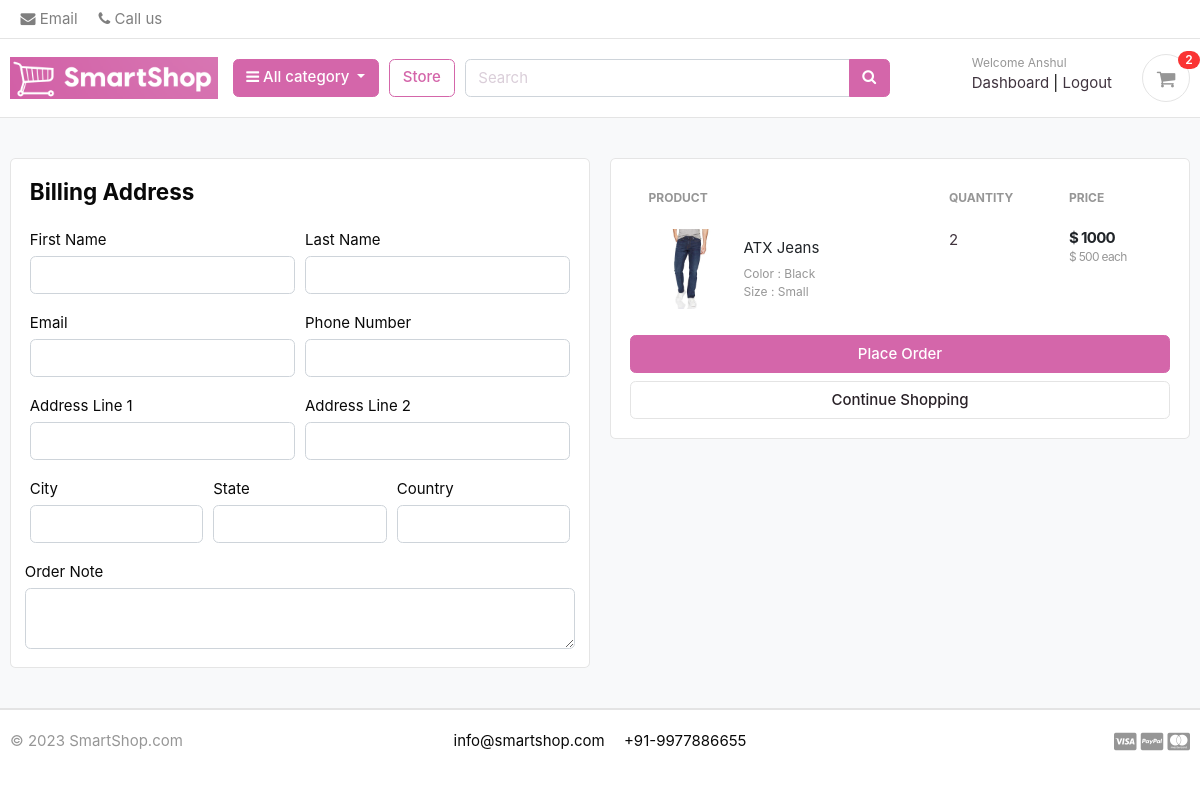
/cart/checkout/ (signed in), run on an earlier commit of the app's database.
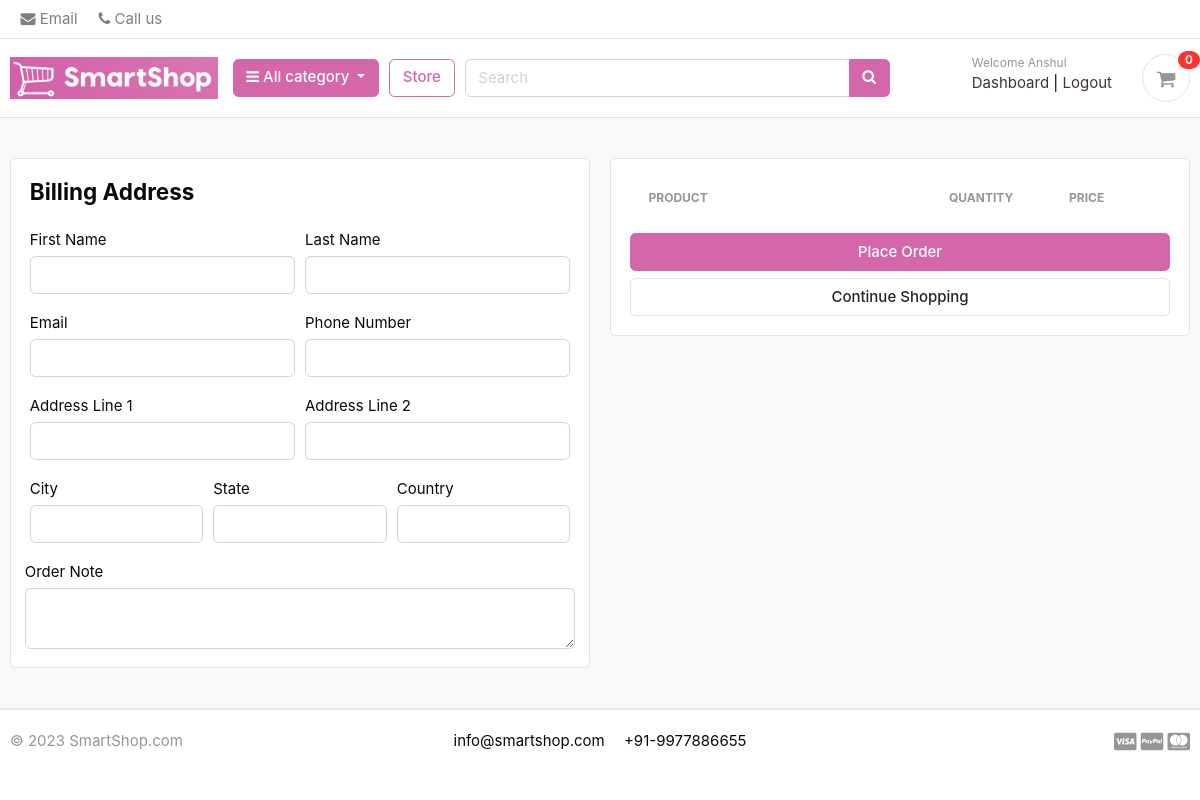
And on a later commit of the database.
### carts/models.py (models this page shows, shortened)
class CartItem(models.Model):
    user = models.ForeignKey(Account, on_delete=models.CASCADE, null=True)
    product = models.ForeignKey(Product, on_delete=models.CASCADE)
    variations = models.ManyToManyField(Variation, blank=True)
    cart = models.ForeignKey(Cart, on_delete=models.CASCADE, null=True)
    quantity = models.IntegerField()
    is_active = models.BooleanField(default=True)
    def sub_total(self):
        return self.product.price*self.quantity

### store/models.py (models this page shows, shortened)
class Product(models.Model):
    product_name = models.CharField(max_length=100, unique=True)
    slug = models.SlugField(max_length=100, unique=True)
    description = models.TextField(max_length=500, blank=True)
    price = models.IntegerField()
    image = models.ImageField(upload_to='photos/products')
    stock = models.IntegerField()
    is_available = models.BooleanField(default=True)
    category = models.ForeignKey(Category, on_delete=models.CASCADE)
    created_date = models.DateTimeField(auto_now_add=True)
    modified_date = models.DateTimeField(auto_now=True)
    def get_url(self):
        return reverse('product_detail', args=[self.category.slug, self.slug])

class Variation(models.Model):
    product = models.ForeignKey(Product, on_delete=models.CASCADE)
    variation_category = models.CharField(max_length=100, choices=variation_category_choice)
    variation_value = models.CharField(max_length=100)
    is_active = models.BooleanField(default=True)
    created_date = models.DateTimeField(auto_now=True)
    objects = VariationManager()

### carts/views.py (the view)
# urls.py: path('checkout/', views.checkout, name='checkout'),
@login_required(login_url='login')
def checkout(request, total=0, quantity=0, cart_items=None):
    try:
        tax=0
        grand_total=0
        if request.user.is_authenticated:
            cart_items = CartItem.objects.all().filter(user=request.user, is_active=True)
        else:
            cart = Cart.objects.get(cart_id = _cart_id(request))
            cart_items = CartItem.objects.filter(cart=cart, is_active=True)
        for cart_item in cart_items:
            total += (cart_item.product.price*cart_item.quantity)
            quantity += cart_item.quantity
        tax = 0.02*total
        grand_total = total+tax
    except ObjectDoesNotExist:
        pass
    context = {
        'total': total,
        'quantity': quantity,
        'cart_items': cart_items,
        'tax'       : tax,
        'grand_total': grand_total,
    }
    return render(request, 'store/checkout.html', context)

### carts/context_processors.py (called while the page is built)
def counter(request):
    cart_count = 0
    if 'admin' in request.path:
        return {}
    else:
        try:
            cart = Cart.objects.filter(cart_id=_cart_id(request))
            if request.user.is_authenticated:
                cart_items = CartItem.objects.all().filter(user=request.user)
            else:
                cart_items = CartItem.objects.all().filter(cart=cart[:1])
            for cart_item in cart_items:
                cart_count += cart_item.quantity
        except Cart.DoesNotExist:
            cart_count = 0
    return dict(cart_count=cart_count)

### carts/views.py (called while the page is built)
def _cart_id(request):
    cart = request.session.session_key
    if not cart:
        cart = request.session.create()
    return cart

### category/context_processors.py (called while the page is built)
def menu_links(request):
    links = Category.objects.all()
    return dict(links=links)

### category/models.py (called while the page is built)
    def get_url(self):
        return reverse('products_by_category', args=[self.slug])

### templates/store/checkout.html (shortened to what this page needs)
{% extends 'base.html' %}
{% load static %}
{% block content %}
<section class="section-content padding-y bg">
<div class="container">
<div class="row">
	<aside class="col-lg-6">
<div class="card">
  <div class="card-body">
    <h4 class="card-title mb-4">Billing Address</h4>
    <form action="{% url 'place_order' %}" method="POST" onsubmit="return validatePhoneNumber();">
      <div class="form-row">
        <div class="col form-group">
          <label for="">First Name</label>
          <input type="text" name="first_name" class="form-control" required>
        </div>
        <div class="col form-group">
          <label for="">Last Name</label>
          <input type="text" name="last_name" class="form-control" required>
        </div>
      </div>
      <div class="form-row">
        <div class="col form-group">
          <label for="">Email</label>
          <input type="email" name="email" class="form-control" required>
        </div>
        <div class="col form-group">
          <label for="">Phone Number</label>
          <input type="text" name="phone" class="form-control" id="id_phone_number" maxlength="12" required>
        </div>
      </div>
      <div class="form-row">
        <div class="col form-group">
          <label for="">Address Line 1</label>
          <input type="text" name="address_line_1" class="form-control" required>
        </div>
        <div class="col form-group">
          <label for="">Address Line 2</label>
          <input type="text" name="address_line_2" class="form-control">
        </div>
      </div>
      <div class="form-row">
        <div class="col form-group">
          <label for="">City</label>
          <input type="text" name="city" class="form-control" required>
        </div>
        <div class="col form-group">
          <label for="">State</label>
          <input type="text" name="state" class="form-control" required>
        </div>
        <div class="col form-group">
          <label for="">Country</label>
          <input type="text" name="country" class="form-control" required>
        </div>
        </div>
        <div class="form-row">
          <label for="">Order Note</label>
          <textarea name="order_note" rows="2" class="form-control"></textarea>
        </div>
  </div>
</div>
	</aside>
	<aside class="col-lg-6">
		<div class="card">
		<div class="card-body">
      <table class="table table-borderless table-shopping-cart">
      <thead class="text-muted">
      <tr class="small text-uppercase">
        <th scope="col">Product</th>
        <th scope="col" width="120">Quantity</th>
        <th scope="col" width="120">Price</th>
      </tr>
      </thead>
      <tbody>
      {% for cart_item in cart_items %}
      <tr>
      	<td>
      		<figure class="itemside align-items-center">
      			<div class="aside"><img src="{{ cart_item.product.image.url }}" class="img-sm"></div>
      			<figcaption class="info">
      				<a href="{{ cart_item.product.get_url }}" class="title text-dark">{{ cart_item.product.product_name }}</a>
      				<p class="text-muted small">
      					{% if cart_item.variations.all %}
      						{% for item in cart_item.variations.all %}
      							{{ item.variation_category | capfirst }} : {{ item.variation_value | capfirst }} <br>
      						{% endfor %}
      					{% endif %}
      				</p>
      			</figcaption>
      		</figure>
      	</td>
      	<td>
      				<label for="">{{cart_item.quantity}}</label>
      	</td>
      	<td>
      		<div class="price-wrap">
      			<var class="price">$ {{ cart_item.sub_total }}</var>
      			<small class="text-muted"> $ {{ cart_item.product.price }} each </small>
      		</div>
      	</td>
      </tr>
      {% endfor %}
      </tbody>
      </table>
      <button type="submit" name="submit" class="btn btn-primary btn-block">Place Order</button>
			<a href="{% url 'store' %}" class="btn btn-light btn-block">Continue Shopping</a>
		</div>
		</div>
</aside>
</div>
</div>
</section>
{% endblock %}

### templates/includes/navbar.html (shortened to what this page needs)
{% load static %}
<header class="section-header">
    <nav class="navbar p-md-0 navbar-expand-sm navbar-light border-bottom">
    <div class="container">
      <div class="collapse navbar-collapse" id="navbarTop4">
        <ul class="navbar-nav">
            <li><a href="mailto:help@smartshop.com" class="nav-link"> <i class="fa fa-envelope"></i> Email </a></li>
            <li><a href="tel:9977886655" class="nav-link"> <i class="fa fa-phone"></i> Call us </a></li>
        </ul>
      </div>
    </div>
    </nav>
    <section class="header-main border-bottom">
        <div class="container">
    <div class="row align-items-center">
        <div class="col-lg-2 col-md-3 col-6">
            <a href="{% url 'home' %}" class="brand-wrap">
                <img class="logo" src="{% static './images/logo.png' %}">
            </a>
        </div>
        <div class="col-lg col-sm col-md col-6 flex-grow-0">
            <div class="category-wrap dropdown d-inline-block float-right">
                <button type="button" class="btn btn-primary dropdown-toggle ml-4" data-toggle="dropdown">
                    <i class="fa fa-bars"></i> All category
                </button>
            </div>
        </div>
        <a href="{% url 'store' %}" class="btn btn-outline-primary">Store</a>
        <div class="col-lg  col-md-6 col-sm-12 col">
            <form action="{% url 'search' %}" class="search" method='GET'>
                <div class="input-group w-100">
                    <input type="text" class="form-control" style="width:60%;" placeholder="Search" name="keyword" required>
                    <div class="input-group-append">
                      <button class="btn btn-primary" type="submit">
                        <i class="fa fa-search"></i>
                      </button>
                    </div>
                </div>
            </form>
        </div>
        <div class="col-lg-3 col-sm-6 col-8 order-2 order-lg-3">
                    <div class="d-flex justify-content-end mb-3 mb-lg-0">
                        {% if user.id is None %}
                        <div class="widget-header">
                            <small class="title text-muted">Welcome guest!</small>
                            <div>
                                <a href="{% url 'login' %}">Sign in</a> <span class="dark-transp"> | </span>
                                <a href="{% url 'register' %}"> Register</a>
                            </div>
                        </div>
                        {% else %}
                        <div class="widget-header">
                            <small class="title text-muted">Welcome {{user.first_name}}</small>
                            <div>
                                <a href="{% url 'dashboard' %}">Dashboard</a> <span class="dark-transp"> | </span>
                                <a href="{% url 'logout' %}">Logout</a>
                            </div>
                        </div>
                        {%endif%}
                        <a href="{% url 'cart' %}" class="widget-header pl-3 ml-3">
                            <div class="icon icon-sm rounded-circle border"><i class="fa fa-shopping-cart"></i></div>
                            <span class="badge badge-pill badge-danger notify">{{ cart_count }}</span>
                        </a>
                    </div>
                </div>
    </div>
        </div>
    </section>
</header>

What changed in the data, as far as the page shows it:
removed CartItem: product.image (picture), product.product_name "ATX Jeans", quantity "2", sub_total "1000", product.price "500"
no longer on this page (row unchanged): Variation: variation_category "Color", variation_value "Black"
no longer on this page (row unchanged): Variation: variation_category "Size", variation_value "Small"
Also different on the page:
{{ cart_count }}: "2" → "0"
